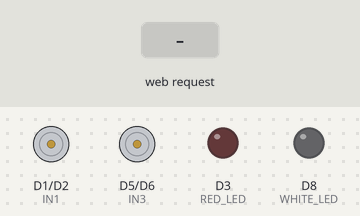
A sketch run on a simulated ESP8266 (Wemos D1 mini). Shown: motor-driver pin pairs drawn as motors (green arrow = first pin HIGH = forward, orange = second pin HIGH = backward, longer = more drive, scaled by the enable pin), output pins drawn as LEDs (lit = HIGH). The inputs (shaded band) are chosen by the test bench.

Above: at 1.2 s.
1.3 s: HTTP request GET /forward received
At 1.9 s:
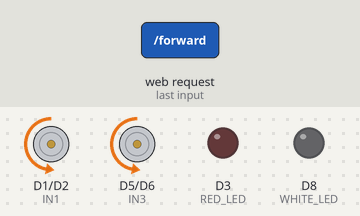
2.8 s: HTTP request GET /backward received
At 4.0 s:
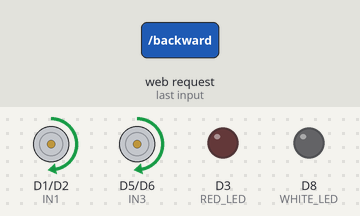
4.3 s: HTTP request GET /left received
At 5.4 s:
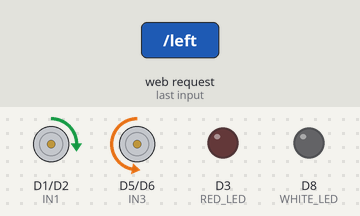
5.8 s: HTTP request GET /right received
At 6.5 s:
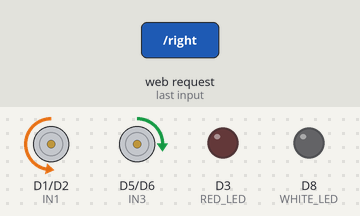
7.3 s: HTTP request GET /stop received
At 7.6 s:
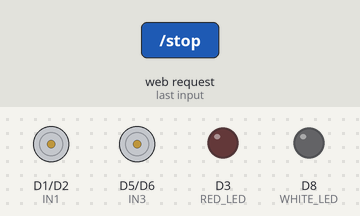
8.8 s: HTTP request GET /forward?state=true received
At 10.0 s:
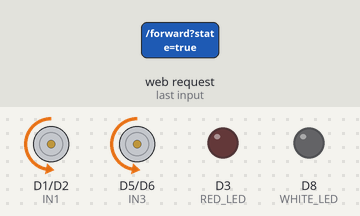
Timing chart, 0 to 11.3 s (numbered marks = the images above; inputs shaded):
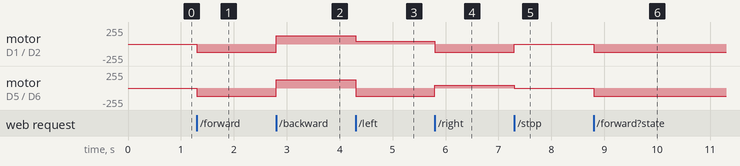

Measured:
- after the input at 1.3 s, motor on D1 (IN1) / D2 (IN2), motor on D5 (IN3) / D6 (IN4): stopped → backward 127/255 at once
- after the input at 2.8 s, motor on D1 (IN1) / D2 (IN2), motor on D5 (IN3) / D6 (IN4): backward 127/255 → forward 127/255 at once
- after the input at 4.3 s, motor on D1 (IN1) / D2 (IN2): forward 127/255 → forward 42/255 at once; motor on D5 (IN3) / D6 (IN4): forward 127/255 → backward 127/255 at once
- after the input at 5.8 s, motor on D1 (IN1) / D2 (IN2): forward 42/255 → backward 127/255 at once; motor on D5 (IN3) / D6 (IN4): backward 127/255 → forward 42/255 at once
- after the input at 7.3 s, motor on D1 (IN1) / D2 (IN2): backward 127/255 → stopped at once; motor on D5 (IN3) / D6 (IN4): forward 42/255 → stopped at once
- after the input at 8.8 s, motor on D1 (IN1) / D2 (IN2), motor on D5 (IN3) / D6 (IN4): stopped → backward 127/255 at once

The sketch:

car_controller.ino
```cpp
/**
 * ================================================================
 *        WiFi RC CAR CONTROLLER — ESP8266 NodeMCU
 * ================================================================
 *
 * Project : WiFi RC Car using ESP8266 NodeMCU
 * Brand   : Humanix Tech
 * Author  : Humanix Tech
 * Version : 1.0
 * Board   : ESP8266 NodeMCU / Wemos D1 Mini
 * GitHub  : https://github.com/humanixtech
 * Video   : <YouTube link (optional)>
 * HOW IT WORKS:
 *   ESP8266 creates its own WiFi hotspot → connect your phone
 *   → open browser → http://192.168.4.1 → control the car!
 *
 * WIRING SUMMARY:
 *   L298N IN1=D1, IN2=D2, IN3=D5, IN4=D6
 *   L298N ENA=D7, ENB=D0
 *   Red  LED → D3 (Active HIGH, 100Ω to GND)
 *   White LED → D8 (Active HIGH, 100Ω to GND)
 *
 * ----------------------------------------------------------------
 *  ❤️  If this project helped you:
 *  👍  LIKE the video
 *  🔔  SUBSCRIBE for more ESP8266 / Arduino projects
 *  ⭐  STAR this repo on GitHub
 *  💬  COMMENT below with questions or your build!
 *  📢  SHARE with your friends who love robotics!
 *  Your support keeps this going — thank you! 🙏
 * ================================================================
**/


#include <ESP8266WiFi.h>
#include <ESP8266WebServer.h>

const char* ssid = "CAR_v1.0";
const char* password = "12345678";

ESP8266WebServer server(80);

// ===== PINS =====
#define IN1 D1
#define IN2 D2
#define IN3 D5
#define IN4 D6
#define ENA D7
#define ENB D0
#define RED_LED   D3   // external -- ACTIVE HIGH (HIGH=ON, LOW=OFF)
#define WHITE_LED D8   // external -- ACTIVE HIGH (HIGH=ON, LOW=OFF)

int driveSpeed = 512;
int turnSpeed  = 512;

// ===== PARKING / HAZARD BLINK STATE =====
bool parkingOn       = false;       // true when PARKING button is ON
bool redLedState     = false;       // current physical LED state
unsigned long lastBlinkTime = 0;
const unsigned long BLINK_INTERVAL = 500; // ms — blink every 500ms (1 Hz)

// ===== WEBPAGE =====
String webpage = R"=====(
<!doctype html>
<html>
<head>
<meta name="viewport" content="width=device-width, initial-scale=1.0, user-scalable=no">
<title>CAR CTRL</title>
<style>

*, *::before, *::after { box-sizing: border-box; margin:0; padding:0; }

html, body {
  width:100%; height:100%;
  overflow:hidden;
  font-family: 'Segoe UI', Tahoma, sans-serif;
  touch-action: manipulation;
  -webkit-tap-highlight-color: transparent;
  user-select: none;
  background: #0b0d12;
}

/* ── MAIN LAYOUT ── */
.container {
  display: flex;
  flex-direction: row;
  justify-content: center;
  align-items: center;
  height: 100dvh;
  gap: 18px;
  padding: 20px 16px;
}

/* ── PANEL CARD ── */
.panel {
  display: flex;
  flex-direction: column;
  align-items: center;
  justify-content: center;
  border-radius: 26px;
  padding: 20px 16px 18px;
  gap: 14px;
  position: relative;
}

/* ════════════════════════════
   SECTION 1 — DRIVE (Blue)
════════════════════════════ */
.panel-move {
  background: linear-gradient(160deg, #0d1e3a, #071428);
  border: 1px solid rgba(33,150,243,0.25);
  box-shadow:
    0 8px 32px rgba(0,0,0,0.55),
    inset 0 1px 0 rgba(33,150,243,0.15),
    0 0 40px rgba(33,150,243,0.06);
  min-width: 120px;
}

.btn-fwd {
  width: 110px;
  height: 100px;
  clip-path: polygon(50% 0%, 100% 100%, 0% 100%);
  background: linear-gradient(175deg, #2979ff, #1565c0);
  box-shadow: none;
  border: none;
  border-radius: 0;
  display: flex;
  align-items: flex-end;
  justify-content: center;
  padding-bottom: 10px;
  color: white;
  font-size: 13px;
  font-weight: 900;
  letter-spacing: 2px;
  cursor: pointer;
  transition: filter 0.1s ease, transform 0.08s ease;
  -webkit-tap-highlight-color: transparent;
  text-transform: uppercase;
  position: relative;
  filter: drop-shadow(0 6px 14px rgba(41,121,255,0.5));
}
.btn-fwd::after {
  content: 'FWD';
  position: absolute;
  bottom: 14px;
  font-size: 12px;
  font-weight: 900;
  letter-spacing: 1.5px;
  color: rgba(255,255,255,0.9);
}
.btn-fwd.pressing {
  filter: drop-shadow(0 2px 20px rgba(130,177,255,0.9)) brightness(1.3);
  transform: scale(0.95) translateY(4px);
}

.btn-rev {
  width: 110px;
  height: 100px;
  clip-path: polygon(0% 0%, 100% 0%, 50% 100%);
  background: linear-gradient(175deg, #5c9fff, #1976d2);
  box-shadow: none;
  border: none;
  border-radius: 0;
  display: flex;
  align-items: flex-start;
  justify-content: center;
  padding-top: 10px;
  color: white;
  font-size: 13px;
  font-weight: 900;
  letter-spacing: 2px;
  cursor: pointer;
  transition: filter 0.1s ease, transform 0.08s ease;
  -webkit-tap-highlight-color: transparent;
  text-transform: uppercase;
  position: relative;
  filter: drop-shadow(0 6px 14px rgba(68,138,255,0.45));
}
.btn-rev::after {
  content: 'REV';
  position: absolute;
  top: 14px;
  font-size: 12px;
  font-weight: 900;
  letter-spacing: 1.5px;
  color: rgba(255,255,255,0.9);
}
.btn-rev.pressing {
  filter: drop-shadow(0 2px 20px rgba(144,202,249,0.9)) brightness(1.3);
  transform: scale(0.95) translateY(-4px);
}

/* ════════════════════════════
   SECTION 2 — CONTROL (Purple)
════════════════════════════ */
.panel-center {
  background: linear-gradient(160deg, #1a1226, #0e0b18);
  border: 1px solid rgba(180,100,255,0.2);
  box-shadow:
    0 8px 32px rgba(0,0,0,0.6),
    inset 0 1px 0 rgba(180,100,255,0.1),
    0 0 40px rgba(140,80,255,0.05);
  padding: 18px 14px 16px;
  gap: 12px;
}

.grid4 {
  display: grid;
  grid-template-columns: repeat(2, 1fr);
  gap: 12px;
}

/* ── EMERGENCY STOP ── */
.btn-estop {
  width: 100%;
  height: 46px;
  background: linear-gradient(175deg, #4a0000, #2a0000);
  border: 1.5px solid rgba(255,50,50,0.3);
  border-radius: 12px;
  color: #ff6b6b;
  font-size: 12px;
  font-weight: 900;
  letter-spacing: 3px;
  cursor: pointer;
  text-transform: uppercase;
  transition: all 0.1s ease;
  -webkit-tap-highlight-color: transparent;
  box-shadow:
    0 5px 0 #1a0000,
    0 8px 20px rgba(180,0,0,0.25),
    inset 0 1px 0 rgba(255,80,80,0.1);
  display: flex;
  align-items: center;
  justify-content: center;
  gap: 8px;
}
.btn-estop.active {
  background: linear-gradient(175deg, #ff1a1a, #cc0000) !important;
  color: white !important;
  border-color: rgba(255,120,120,0.8) !important;
  transform: translateY(3px) !important;
  box-shadow:
    0 2px 0 #7a0000,
    0 0 40px rgba(255,0,0,1),
    0 0 80px rgba(255,0,0,0.5),
    inset 0 1px 0 rgba(255,200,200,0.3) !important;
  animation: estopPulse 0.6s ease-in-out infinite alternate;
}
@keyframes estopPulse {
  from { box-shadow: 0 2px 0 #7a0000, 0 0 30px rgba(255,0,0,0.8), 0 0 60px rgba(255,0,0,0.4); }
  to   { box-shadow: 0 2px 0 #7a0000, 0 0 55px rgba(255,0,0,1),   0 0 100px rgba(255,0,0,0.6); }
}
.estop-dot {
  width: 8px; height: 8px;
  border-radius: 50%;
  background: currentColor;
  opacity: 0.8;
}
.btn-estop.active .estop-dot {
  animation: dotBlink 0.4s ease-in-out infinite alternate;
}
@keyframes dotBlink {
  from { opacity: 0.4; } to { opacity: 1; }
}

/* ── PARKING / HAZARD (RED) button — blinks UI when ON ── */
.btn-red {

  width: 90px; height: 90px;
  border: none; border-radius: 18px;
  background: linear-gradient(175deg, #5c1010, #3a0000);
  box-shadow: 0 7px 0 #1a0000, 0 10px 18px rgba(180,0,0,0.3), inset 0 1px 0 rgba(255,100,100,0.15);
  color: #ff8a80;
  font-size: 11px; font-weight: 800; letter-spacing: 1px;
  cursor: pointer;
  transition: transform 0.08s ease, box-shadow 0.1s ease, background 0.1s ease;
  -webkit-tap-highlight-color: transparent;
  text-transform: uppercase;
  display: flex; flex-direction: column; align-items: center; justify-content: center; gap: 4px;
}
/* Blinking animation for PARKING ON state */
@keyframes hazardBlink {
  0%,100% {
    background: linear-gradient(175deg, #ff3333, #cc0000);
    color: white;
    box-shadow: 0 4px 0 #7a0000, 0 0 35px rgba(255,80,0,1), 0 0 70px rgba(255,80,0,0.5), inset 0 1px 0 rgba(255,200,200,0.3);
    transform: translateY(3px);
  }
  50% {
    background: linear-gradient(175deg, #5c1010, #3a0000);
    color: #ff8a80;
    box-shadow: 0 7px 0 #1a0000, 0 10px 18px rgba(180,0,0,0.3), inset 0 1px 0 rgba(255,100,100,0.15);
    transform: translateY(0px);
  }
}
.btn-red.on {
  animation: hazardBlink 0.5s ease-in-out infinite !important;
}

/* Hazard triangle icon (▲) inside button */
.hazard-icon {
  font-size: 18px;
  line-height: 1;
}

/* ── LIGHTS (WHITE) button — solid ON ── */
.btn-white {
  width: 90px; height: 90px;
  border: none; border-radius: 18px;
  background: linear-gradient(175deg, #3a3a3a, #222);
  box-shadow: 0 7px 0 #111, 0 10px 18px rgba(0,0,0,0.4), inset 0 1px 0 rgba(255,255,255,0.08);
  color: #aaa;
  font-size: 11px; font-weight: 800; letter-spacing: 1px;
  cursor: pointer;
  transition: transform 0.08s ease, box-shadow 0.1s ease, background 0.1s ease;
  -webkit-tap-highlight-color: transparent;
  text-transform: uppercase;
  display: flex; flex-direction: column; align-items: center; justify-content: center; gap: 4px;
}
.btn-white.on {
  background: linear-gradient(175deg, #ffffff, #dddddd) !important;
  color: #111 !important;
  transform: translateY(3px);
  box-shadow: 0 4px 0 #999, 0 0 35px rgba(255,255,255,0.95), 0 0 70px rgba(255,255,255,0.4), inset 0 1px 0 rgba(255,255,255,0.5) !important;
}

/* Light beam icon */
.light-icon {
  font-size: 18px;
  line-height: 1;
}

/* ── M1 SWITCH ── */
.btn-m1 {
  width: 90px; height: 90px;
  border: none; border-radius: 18px;
  background: linear-gradient(175deg, #7a6010, #5a4500);
  color: #ffd54f;
  box-shadow: 0 7px 0 #3a2c00, 0 10px 18px rgba(100,80,0,0.3), inset 0 1px 0 rgba(255,220,100,0.12);
  font-size: 13px; font-weight: 800; letter-spacing: 1px;
  cursor: pointer;
  transition: transform 0.08s ease, box-shadow 0.1s ease, background 0.1s ease;
  -webkit-tap-highlight-color: transparent;
  text-transform: uppercase;
  display: flex; align-items: center; justify-content: center;
}
.btn-m1.on {
  background: linear-gradient(175deg, #ffca28, #f9a825) !important;
  color: #1a0f00 !important;
  transform: translateY(3px);
  box-shadow: 0 4px 0 #b37600, 0 0 25px rgba(255,200,0,0.8), 0 0 50px rgba(255,200,0,0.3), inset 0 1px 0 rgba(255,255,255,0.35) !important;
}

/* ── M2 SWITCH ── */
.btn-m2 {
  width: 90px; height: 90px;
  border: none; border-radius: 18px;
  background: linear-gradient(175deg, #0a4a52, #053035);
  color: #4dd0e1;
  box-shadow: 0 5px 0 #021e22, 0 8px 18px rgba(0,80,90,0.3), inset 0 1px 0 rgba(0,200,220,0.1);
  font-size: 13px; font-weight: 800; letter-spacing: 1px;
  cursor: pointer;
  transition: transform 0.08s ease, box-shadow 0.1s ease, background 0.1s ease;
  -webkit-tap-highlight-color: transparent;
  text-transform: uppercase;
  display: flex; align-items: center; justify-content: center;
}
.btn-m2.on {
  background: linear-gradient(175deg, #26c6da, #00838f) !important;
  color: white !important;
  transform: translateY(3px);
  box-shadow: 0 4px 0 #005662, 0 0 25px rgba(0,200,220,0.8), 0 0 50px rgba(0,200,220,0.3), inset 0 1px 0 rgba(255,255,255,0.25) !important;
}

/* ════════════════════════════
   SECTION 3 — STEER (Green)
════════════════════════════ */
.panel-turn {
  background: linear-gradient(160deg, #0a2010, #061408);
  border: 1px solid rgba(76,175,80,0.25);
  box-shadow:
    0 8px 32px rgba(0,0,0,0.55),
    inset 0 1px 0 rgba(76,175,80,0.12),
    0 0 40px rgba(76,175,80,0.05);
  flex-direction: column;
  gap: 10px;
  padding: 20px 14px 18px;
}

.steer-row {
  display: flex;
  flex-direction: row;
  gap: 10px;
  align-items: center;
}

.btn-left {
  width: 100px; height: 80px;
  clip-path: polygon(0% 50%, 100% 0%, 100% 100%);
  background: linear-gradient(to right, #43a047, #2e7d32);
  border: none; border-radius: 0;
  display: flex; align-items: center; justify-content: center;
  padding-left: 28px;
  color: white; font-size: 12px; font-weight: 900; letter-spacing: 1.5px;
  cursor: pointer;
  transition: filter 0.1s ease, transform 0.08s ease;
  -webkit-tap-highlight-color: transparent;
  text-transform: uppercase;
  position: relative;
  filter: drop-shadow(0 4px 12px rgba(67,160,71,0.5));
}
.btn-left::after {
  content: 'LEFT';
  position: absolute; right: 12px;
  font-size: 12px; font-weight: 900;
  color: rgba(255,255,255,0.9); letter-spacing: 1px;
}
.btn-left.pressing {
  filter: drop-shadow(0 2px 20px rgba(165,214,167,0.9)) brightness(1.3);
  transform: scale(0.95) translateX(-4px);
}

.btn-right {
  width: 100px; height: 80px;
  clip-path: polygon(0% 0%, 100% 50%, 0% 100%);
  background: linear-gradient(to left, #66bb6a, #388e3c);
  border: none; border-radius: 0;
  display: flex; align-items: center; justify-content: center;
  padding-right: 28px;
  color: white; font-size: 12px; font-weight: 900; letter-spacing: 1.5px;
  cursor: pointer;
  transition: filter 0.1s ease, transform 0.08s ease;
  -webkit-tap-highlight-color: transparent;
  text-transform: uppercase;
  position: relative;
  filter: drop-shadow(0 4px 12px rgba(102,187,106,0.5));
}
.btn-right::after {
  content: 'RIGHT';
  position: absolute; left: 12px;
  font-size: 11px; font-weight: 900;
  color: rgba(255,255,255,0.9); letter-spacing: 1px;
}
.btn-right.pressing {
  filter: drop-shadow(0 2px 20px rgba(200,230,201,0.9)) brightness(1.3);
  transform: scale(0.95) translateX(4px);
}

/* ── LANDSCAPE ── */
@media (orientation: landscape) {
  .container {
    flex-direction: row;
    justify-content: space-evenly;
    padding: 10px 16px;
    gap: 16px;
  }
  .panel { padding: 14px 12px 12px; gap: 10px; border-radius: 20px; }
  .btn-fwd, .btn-rev { width: 96px; height: 88px; }
  .btn-red, .btn-white, .btn-m1, .btn-m2 { width: 78px; height: 78px; font-size: 11px; }
  .btn-estop { height: 40px; font-size: 11px; }
  .btn-left, .btn-right { width: 88px; height: 70px; }
  .grid4 { gap: 9px; }
}

body.estop-mode {
  animation: bodyRedFlash 0.5s ease-in-out infinite alternate;
}
@keyframes bodyRedFlash {
  from { background: #0b0d12; }
  to   { background: #1a0303; }
}

</style>
</head>
<body>

<div class="container">

  <!-- SECTION 1: DRIVE -->
  <div class="panel panel-move">
    <button id="forward"  class="btn-fwd"></button>
    <button id="backward" class="btn-rev"></button>
  </div>

  <!-- SECTION 2: CONTROL -->
  <div class="panel panel-center">
    <div class="grid4">
      <!-- PARKING: blinks RED LED when ON -->
      <button id="redLight" class="btn-red">
        <span class="hazard-icon"></span>
        Hazard
      </button>
      <!-- LIGHTS: solid WHITE LED when ON -->
      <button id="whiteLight" class="btn-white">
        <span class="light-icon"></span>
        LIGHTS
      </button>
      <button id="mode1" class="btn-m1">M1</button>
      <button id="mode2" class="btn-m2">M2</button>
    </div>
    <button id="eStop" class="btn-estop">
      <span class="estop-dot"></span>
      STOP
      <span class="estop-dot"></span>
    </button>
  </div>

  <!-- SECTION 3: STEER -->
  <div class="panel panel-turn">
    <div class="steer-row">
      <button id="left"  class="btn-left"></button>
      <button id="right" class="btn-right"></button>
    </div>
  </div>

</div>

<script>
var emergencyStop = false;

var toggleStates = {
  redLight:   false,
  whiteLight: false,
  mode1:      false,
  mode2:      false
};

function resetAllToggles(){
  var ids = ['redLight','whiteLight','mode1','mode2'];
  for(var k = 0; k < ids.length; k++){
    var id = ids[k];
    if(toggleStates[id]){
      toggleStates[id] = false;
      document.getElementById(id).classList.remove('on');
      fetch('/' + id + '?state=false');
    }
  }
  fetch('/stop');
}

// ── EMERGENCY STOP ──
var eStopBtn = document.getElementById('eStop');
function activateEStop(){
  emergencyStop = !emergencyStop;
  if(emergencyStop){
    eStopBtn.classList.add('active');
    document.body.classList.add('estop-mode');
    resetAllToggles();
  } else {
    eStopBtn.classList.remove('active');
    document.body.classList.remove('estop-mode');
  }
}
eStopBtn.addEventListener('touchstart', function(e){ e.preventDefault(); activateEStop(); }, { passive: false });
eStopBtn.addEventListener('click', activateEStop);

// ── MOVEMENT BUTTONS ──
var moveIds = ['forward','backward','left','right'];
for(var i = 0; i < moveIds.length; i++){
  (function(id){
    var btn = document.getElementById(id);
    btn.addEventListener('touchstart', function(e){
      e.preventDefault();
      if(emergencyStop) return;
      btn.classList.add('pressing');
      fetch('/' + id);
    }, { passive: false });
    btn.addEventListener('touchend', function(){
      btn.classList.remove('pressing');
      if(!emergencyStop) fetch('/stop');
    });
    btn.addEventListener('touchcancel', function(){
      btn.classList.remove('pressing');
      if(!emergencyStop) fetch('/stop');
    });
    btn.addEventListener('mousedown', function(){
      if(emergencyStop) return;
      btn.classList.add('pressing');
      fetch('/' + id);
    });
    btn.addEventListener('mouseup', function(){
      btn.classList.remove('pressing');
      if(!emergencyStop) fetch('/stop');
    });
  })(moveIds[i]);
}

// ── TOGGLE SWITCHES ──
// redLight  → sends /redLight?state=true/false → Arduino blinks RED LED
// whiteLight → sends /whiteLight?state=true/false → Arduino turns WHITE LED solid ON/OFF
var switchIds = ['redLight','whiteLight','mode1','mode2'];
for(var j = 0; j < switchIds.length; j++){
  (function(id){
    var btn = document.getElementById(id);
    function doToggle(){
      if(emergencyStop) return;
      toggleStates[id] = !toggleStates[id];
      if(toggleStates[id]) btn.classList.add('on');
      else                 btn.classList.remove('on');
      fetch('/' + id + '?state=' + toggleStates[id]);
    }
    btn.addEventListener('touchstart', function(e){ e.preventDefault(); doToggle(); }, { passive: false });
    btn.addEventListener('click', doToggle);
  })(switchIds[j]);
}
</script>

</body>
</html>
)=====";

// ===== MOTOR FUNCTIONS =====
void forward(){
  analogWrite(ENA, driveSpeed);
  analogWrite(ENB, driveSpeed);
  digitalWrite(IN1,LOW); digitalWrite(IN2,HIGH);
  digitalWrite(IN3,LOW); digitalWrite(IN4,HIGH);
}

void backward(){
  analogWrite(ENA, driveSpeed);
  analogWrite(ENB, driveSpeed);
  digitalWrite(IN1,HIGH); digitalWrite(IN2,LOW);
  digitalWrite(IN3,HIGH); digitalWrite(IN4,LOW);
}

void stopCar(){
  digitalWrite(IN1,LOW); digitalWrite(IN2,LOW);
  digitalWrite(IN3,LOW); digitalWrite(IN4,LOW);
}

void left(){
  analogWrite(ENA, turnSpeed / 3);
  analogWrite(ENB, turnSpeed);
  digitalWrite(IN1,HIGH); digitalWrite(IN2,LOW);
  digitalWrite(IN3,LOW); digitalWrite(IN4,HIGH);
}

void right(){
  analogWrite(ENA, turnSpeed);
  analogWrite(ENB, turnSpeed / 3);
  digitalWrite(IN1,LOW); digitalWrite(IN2,HIGH);
  digitalWrite(IN3,HIGH); digitalWrite(IN4,LOW);
}

// ===== LIGHTS =====

// PARKING — sets parkingOn flag; blinking is handled in loop()
void handleRedLight(){
  if(server.arg("state") == "true"){
    parkingOn = true;
  } else {
    parkingOn    = false;
    redLedState  = false;
    // RED_LED is ACTIVE HIGH: LOW = OFF
    digitalWrite(RED_LED, LOW);
  }
  server.send(200, "text/plain", "OK");
}

// WHITE LIGHTS — solid ON/OFF
void handleWhiteLight(){
  if(server.arg("state") == "true") digitalWrite(WHITE_LED, HIGH);
  else                              digitalWrite(WHITE_LED, LOW);
  server.send(200, "text/plain", "OK");
}

// ===== MODES =====
void handleMode1(){
  if(server.arg("state") == "true") driveSpeed = 1023;
  else                              driveSpeed = 512;
  server.send(200, "text/plain", "OK");
}

void handleMode2(){
  if(server.arg("state") == "true") turnSpeed = 1023;
  else                              turnSpeed = 512;
  server.send(200, "text/plain", "OK");
}

// ===== SETUP =====
void setup(){
  pinMode(IN1,OUTPUT); pinMode(IN2,OUTPUT);
  pinMode(IN3,OUTPUT); pinMode(IN4,OUTPUT);
  pinMode(ENA,OUTPUT); pinMode(ENB,OUTPUT);
  pinMode(RED_LED,OUTPUT);
  pinMode(WHITE_LED,OUTPUT);

  stopCar();
  digitalWrite(RED_LED,   LOW);    // OFF (active-high, so LOW = OFF)
  digitalWrite(WHITE_LED, LOW);    // OFF

  analogWrite(ENA, driveSpeed);
  analogWrite(ENB, driveSpeed);

  WiFi.softAP(ssid, password);

  server.on("/",          HTTP_GET, []{ server.send(200,"text/html",webpage); });
  server.on("/forward",   HTTP_GET, []{ forward();  server.send(200,"text/plain","OK"); });
  server.on("/backward",  HTTP_GET, []{ backward(); server.send(200,"text/plain","OK"); });
  server.on("/left",      HTTP_GET, []{ left();     server.send(200,"text/plain","OK"); });
  server.on("/right",     HTTP_GET, []{ right();    server.send(200,"text/plain","OK"); });
  server.on("/stop",      HTTP_GET, []{ stopCar();  server.send(200,"text/plain","OK"); });
  server.on("/redLight",   HTTP_GET, handleRedLight);
  server.on("/whiteLight", HTTP_GET, handleWhiteLight);
  server.on("/mode1",      HTTP_GET, handleMode1);
  server.on("/mode2",      HTTP_GET, handleMode2);

  server.begin();
}

// ===== LOOP =====
void loop(){
  server.handleClient();

  // ── HAZARD BLINK for RED LED (PARKING mode) ──
  // RED_LED is ACTIVE HIGH: HIGH = ON, LOW = OFF
  if(parkingOn){
    unsigned long now = millis();
    if(now - lastBlinkTime >= BLINK_INTERVAL){
      lastBlinkTime = now;
      redLedState = !redLedState;
      // Active-high: when redLedState=true → write HIGH (ON)
      digitalWrite(RED_LED, redLedState ? HIGH : LOW);
    }
  }
}
```
